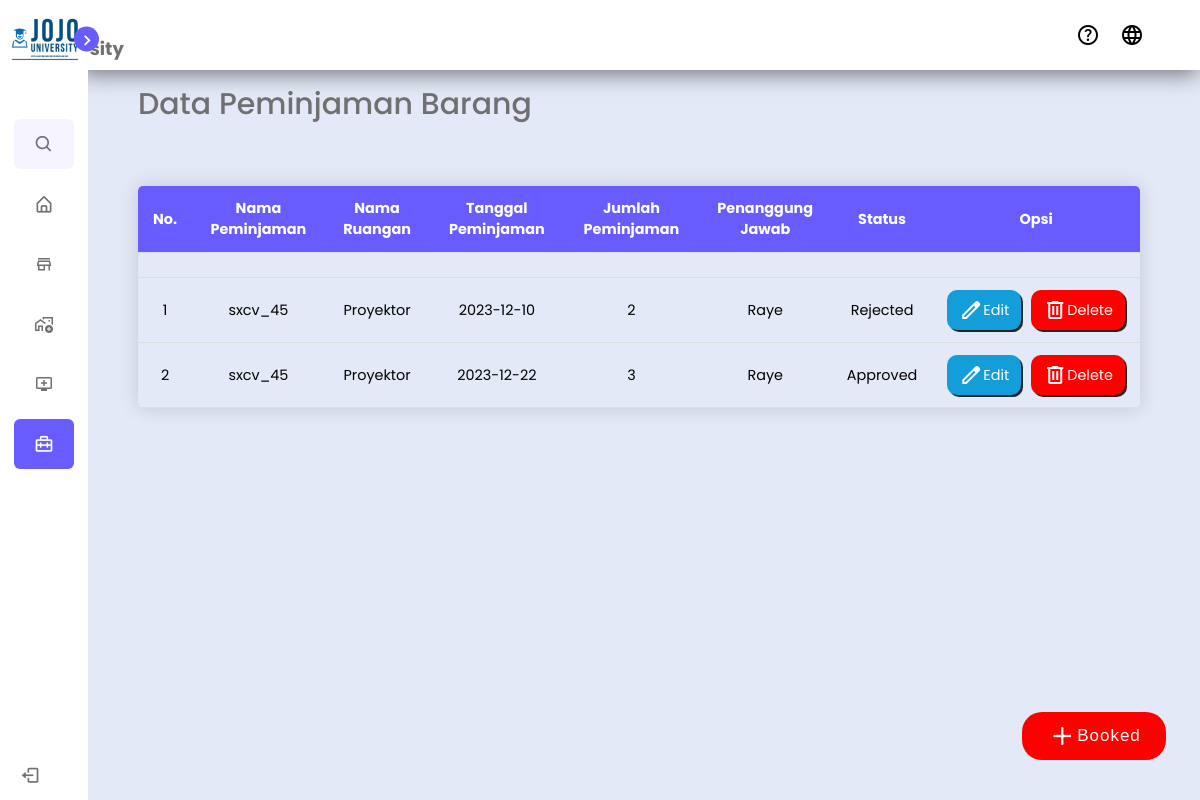
/user/edit_peminjaman_barang.php (signed in), run on the app's committed database.
### tables this page shows
CREATE TABLE `peminjaman_barang` (
  `id_peminjaman` int NOT NULL,
  `id_user` int DEFAULT NULL,
  `id_barang` int DEFAULT NULL,
  `jumlah` int DEFAULT NULL,
  `tanggal_peminjaman` date DEFAULT NULL,
  `status` varchar(30) DEFAULT NULL,
  `nama_barang` varchar(40) DEFAULT NULL
);

CREATE TABLE `users` (
  `nama_lengkap` varchar(40) DEFAULT NULL,
  `email` varchar(25) DEFAULT NULL,
  `kelas` varchar(15) DEFAULT NULL,
  `nim` varchar(50) DEFAULT NULL,
  `no_hp` varchar(20) DEFAULT NULL,
  `username` varchar(15) DEFAULT NULL,
  `password` varchar(10) DEFAULT NULL,
  `id_user` int NOT NULL
);

CREATE TABLE `barang` (
  `id_barang` int NOT NULL,
  `nama_barang` varchar(40) DEFAULT NULL,
  `kode_barang` varchar(30) DEFAULT NULL,
  `stok_barang` varchar(15) DEFAULT NULL,
  `penanggung_jawab` varchar(50) DEFAULT NULL
);

### user/edit_peminjaman_barang.php (the view, shortened to what this page needs)
<?php
include('../database/connect.php');
?>
<!DOCTYPE html>
<html lang="en">
<head>
    <link rel="stylesheet" href="../css/index.css">
    <link href='https://unpkg.com/boxicons@2.1.1/css/boxicons.min.css' rel='stylesheet'>
</head>
<body>
    <nav class="sidebar close">
        <header>
            <div class="image-text">
            <span class="image">
                    <img src="../img-2/logo.jpg" alt="">
                </span>
            </div>
            <i class='bx bx-chevron-right toggle'></i>
        </header>
        <div class="menu-bar">
            <div class="menu">
                <li class="search-box">
                    <i class='bx bx-search icon'></i>
                </li>
                <ul class="menu-links">
                    <li class="nav-link">
                        <a href="../index.php">
                            <i class='bx bx-home-alt icon'></i>
                        </a>
                    </li>
                    <li class="nav-link">
                        <a href="ruangan.php">
                            <i class='material-symbols-outlined icon'>store</i>
                        </a>
                    </li>
                    <li class="nav-link">
                        <a href="data_pinjam_ruang.php">
                            <i class='material-symbols-outlined icon'>add_home_work</i>
                        </a>
                    </li>
                    <li class="nav-link">
                        <a href="barang.php">
                            <i class='material-symbols-outlined icon'>add_to_queue</i>
                        </a>
                    </li>
                    <li class="nav-link active">
                        <a href="data_pinjam_barang.php">
                            <i class='bx bx-briefcase-alt-2 icon'></i>
                        </a>
                    </li>
                    <div class="bottom-content">
                        <li class="">
                            <a href="../logout.php">
                                <i class='bx bx-log-out icon'></i>
                            </a>
                        </li>
                    </div>
            </div>
    </nav>
    <main class="home">
    <div class="top">
            <span class="text-top">JOJO University</span>
            <span class="material-symbols-outlined help">
            </span>
            <span class="material-symbols-outlined">
            </span>
        </div>
        <div class="text-table">Data Peminjaman Barang</div>
        <section class="table">
            <div class="add-button">
                <a href="javascript:void(0)" class="add-room" onclick="showForm()">
                    <span class="material-symbols-outlined">
                    </span>
                    <p>Booked</p>
                </a>
            </div>
            <?php
            if (isset($_SESSION['id_user'])) {
                $user_id = $_SESSION['id_user'];
                $sql = "SELECT
                pb.id_peminjaman AS id_peminjaman,
                u.username AS nama_peminjam,
                b.penanggung_jawab AS nama_penanggung_jawab,
                pb.nama_barang,
                pb.tanggal_peminjaman,
                pb.jumlah,
                pb.status
            FROM
                peminjaman_barang pb
            JOIN
                users u ON pb.id_user = u.id_user
            JOIN
                barang b ON pb.id_barang = b.id_barang
            WHERE
                pb.id_user = '$user_id'";
                $result = $conn->query($sql);
            }
            ?>
            <table class="content-table">
                <thead>
                    <tr>
                        <td>No.</td>
                        <td>Nama Peminjaman</td>
                        <td>Nama Ruangan</td>
                        <td>Tanggal Peminjaman</td>
                        <td>Jumlah Peminjaman</td>
                        <td>Penanggung Jawab</td>
                        <td>Status</td>
                        <td>Opsi</td>
                    </tr>
                </thead>
                <td></td>
                <tbody>
                    <?php
                    if ($result->num_rows > 0) {
                        $nomor = 1;
                        while ($barang = $result->fetch_assoc()) {
                    ?>
                            <tr>
                                <td>
                                    <?php echo $nomor++; ?>
                                </td>
                                <td>
                                    <?php echo $barang["nama_peminjam"]; ?>
                                </td>
                                <td>
                                    <?php echo $barang["nama_barang"]; ?>
                                </td>
                                <td>
                                    <?php echo $barang["tanggal_peminjaman"]; ?>
                                </td>
                                <td>
                                    <?php echo $barang["jumlah"]; ?>
                                </td>
                                <td>
                                    <?php echo $barang["nama_penanggung_jawab"]; ?>
                                </td>
                                <td>
                                    <?php echo $barang["status"]; ?>
                                </td>
                                <td>
                                    <div class="opsi">
                                        <a href="data_pinjam_barang.php?id_peminjaman=<?php echo $barang['id_peminjaman']; ?>" class="button edit" onclick="showForm()">
                                            <span class="material-symbols-outlined">edit</span>
                                            <div class="text-edit">Edit</div>
                                        </a>
                                        <a href="data_pinjam_ruang.php?id_peminjaman=<?php echo $barang['id_peminjaman']; ?>" class="button delete">
                                            <span class="material-symbols-outlined">delete</span>
                                            <div class="text-edit">Delete</div>
                                        </a>
                                    </div>
                                </td>
                            </tr>
                    <?php
                        }
                    }
                    ?>
                </tbody>
            </table>
        </section>
    </main>
</body>
</html>

### data on the page
peminjaman_barang: id_user.username "sxcv_45", nama_barang "Proyektor", tanggal_peminjaman "2023-12-10", jumlah "2", id_barang.penanggung_jawab "Raye", status "Rejected"
peminjaman_barang: id_user.username "sxcv_45", nama_barang "Proyektor", tanggal_peminjaman "2023-12-22", jumlah "3", id_barang.penanggung_jawab "Raye", status "Approved"
